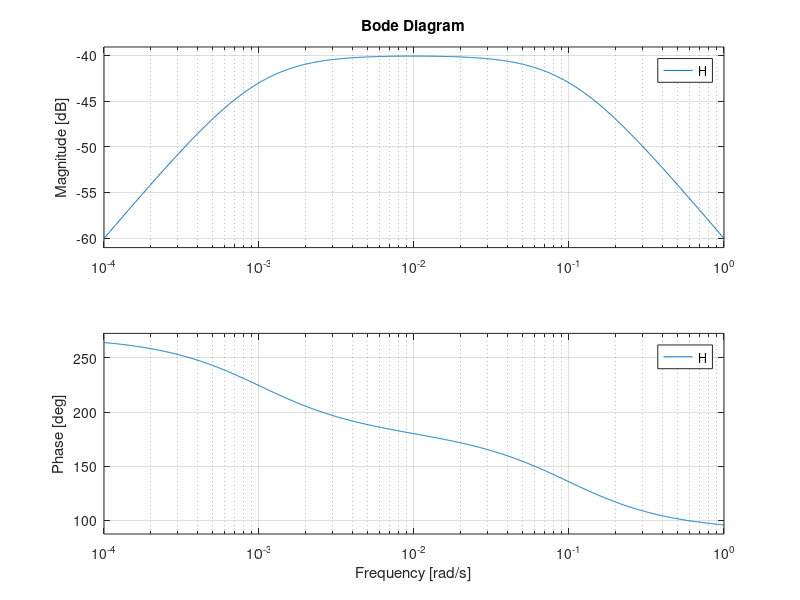

This chart was generated by the following MATLAB code: (Note: this script raises an error after producing the figure.)
clc
clear all

R1 = 1000;
R2 = 10;
C1 = 1;
C2 = 1;
s =tf('s');
H = (-s*R2*C1)/((s*C2*R2+1)*(s*C1*R1+1));
figure(1)
bode(H);

%%
clc
clear all
load ecg.mat
L = length(y);
Ts = 1/Fs;
t = (0:L-1)*Ts;
[xf, yf] = fourier(y, Fs, L);
figure(1)
subplot(2,1,1)
plot(t,y)
xlabel('Tiempo [s]')
ylabel('Amplitud [V]')
grid('on')
subplot(2,1,2)
stem(xf, yf)
xlabel('Frecuencia [Hz]')
ylabel('Amplitud')
grid('on')

yfft = fft(y);
yfft(751) = 0;
yfft(3001) = 0;
y = ifft(yfft);
[xf, yf] = fourier(y, Fs, L);
figure(2)
subplot(2,1,1)
plot(t,y)
xlabel('Tiempo [s]')
ylabel('Amplitud [V]')
grid('on')
subplot(2,1,2)
stem(xf, yf)
xlabel('Frecuencia [Hz]')
ylabel('Amplitud')
grid('on')

y = lowpass(y,20,Fs);
[xf, yf] = fourier(y, Fs, L);
figure(3)
subplot(2,1,1)
plot(t,y)
xlabel('Tiempo [s]')
ylabel('Amplitud [V]')
grid('on')
subplot(2,1,2)
stem(xf, yf)
xlabel('Frecuencia [Hz]')
ylabel('Amplitud')
grid('on')

